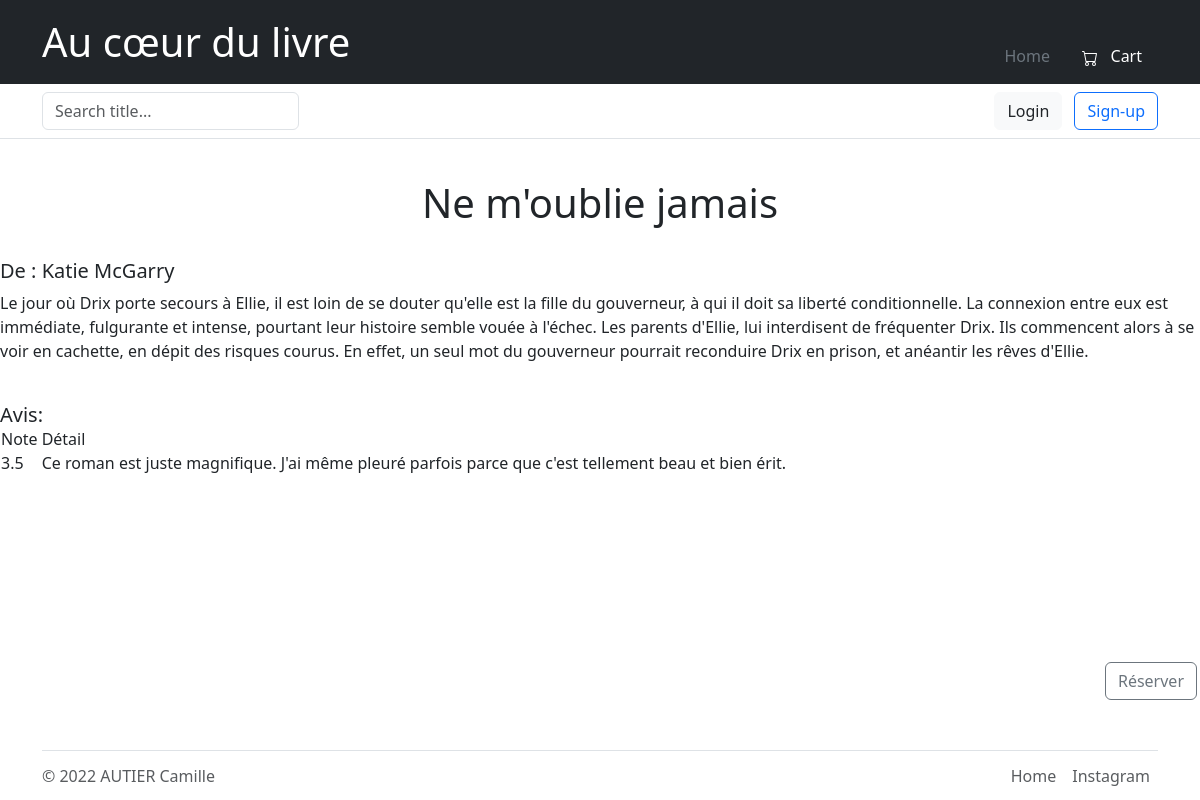
The page /detailLivre.php?id=59 on the database its author committed.
### tables this page shows
CREATE TABLE `livredb` (
  `id` int(11) NOT NULL,
  `titre` text NOT NULL,
  `Couv` text NOT NULL,
  `IdGenre` int(11) NOT NULL
);

CREATE TABLE `avisdb` (
  `IdUtil` int(11) NOT NULL,
  `IdLivre` int(11) NOT NULL,
  `Note` float NOT NULL,
  `Detail` text NOT NULL
);

### Modele.php (called while the page is built)
<?php
abstract class Modele {
	private $bdd;
    protected function executerRequete($sql, $params = null) {
		$getBdd = $this->getBdd();
        if ($params == null){
            $resultat = $getBdd->query($sql);
        } else {
            $resultat = $getBdd->prepare($sql);
            $resultat->execute($params);
        }
        return $resultat;
    }
    private function getBdd() {
		$dsn = "mysql:host=localhost;dbname=bibliotheque;charset=utf8";
		$login = "root";
		$mdp = "";
        if ($this->bdd == null){
            $this->bdd = new PDO($dsn,$login,$mdp,
                array(PDO::ATTR_ERRMODE => PDO::ERRMODE_EXCEPTION));
        }
        return $this->bdd;
    }
}

### Model/AvisDb.php (called while the page is built, shortened)
<?php
require_once 'Modele.php';
class AvisDb extends Modele {
    public function getAvisLivre ($idLivre) {
		$sql = "SELECT idUtil, Note, Detail FROM avisdb WHERE idLivre = ?";
		$resultat = $this->executerRequete($sql, array($idLivre));
		if ($resultat->rowCount() > 0)
			return $resultat->fetchAll();
    }
}

### Model/LivreDb.php (called while the page is built, shortened)
<?php
require_once 'Modele.php';
class LivreDb extends Modele {
    public function getLivreId ($id) {
		$sql = "SELECT titre, Couv, IdGenre FROM livredb WHERE id = ?";
		$resultat = $this->executerRequete($sql, array($id));
		if ($resultat->rowCount() > 0)
			return $resultat->fetch();
		else
			throw new Exception("Pas de résultat");
    }
	public function livreAuteurs($id) {
		$sql = 'SELECT Nom  FROM auteurdb INNER JOIN ecritdb ON auteurdb.id = ecritdb.IdAuteur WHERE ecritdb.idLivre = ?';
		$resultat = $this->executerRequete($sql, array($id));
		if ($resultat->rowCount() > 0)
			return $resultat->fetchAll();
	}
}

### detailLivre.php (the view, shortened to what this page needs)
<body>
    <header class="site-header">
        <?php
        require "Model/LivreDb.php";
        require "Model/AvisDb.php";
        $idLivre = $_REQUEST['id']
        ?>
    </header>
    <?php
        $classLivres = new LivreDb();
        $classAvis = new AvisDb();
        $livre = $classLivres->getLivreId($idLivre);
        $auteurs = $classLivres->LivreAuteurs($idLivre);
        $nomAuteur="";
        if ($auteurs != null) {
          $nbAuteur = count ($auteurs);
          $ct = 1;
          foreach ($auteurs as $auteur) {
                if ($ct < $nbAuteur) {
                $nomAuteur .= $auteur['Nom']." / ";
                $ct++;
                }
                else {
                $nomAuteur .= $auteur['Nom'];
                }
            }
        }
        $titre = $livre['titre'];
        $couv = $livre ['Couv'];
        $avis = $classAvis->getAvisLivre($idLivre);
        $affAvis = "";
        if ($avis != null) {
            $affAvis = "<table><tr><td>Note</td><td> </td><td>Détail</td></tr>";
            foreach ($avis as $avi){
                $affAvis .= "<tr><td>".$avi["Note"]."</td><td> </td><td>".$avi["Detail"]."</td></tr>";
            }
            $affAvis .= "</table>";
        }
    ?>
    <main class="site-content">
        <h1 class="title">
            <?php echo $titre; ?>
        </h1>
        <br>
        <h5>De : <?php echo $nomAuteur ?></h5>
        <p><?php echo $couv; ?></p>
        <br>
        <h5>Avis:
            <?php echo $affAvis;
            ?>
        </h5>
        <button type="button" class="btn btn-outline-secondary btn-reserver">Réserver</button>
    </main>
    <footer class="site-footer">
    </footer>
</body>

### style.css (style rules this page uses)
.title { text-align: center; }
.btn-reserver { position: absolute !important; right: 3px !important; bottom: 100px !important; }
.bas-page { position: sticky !important; bottom: 0 !important; width: 100% !important; margin-bottom: 0% !important; height: 50px; padding: 0% !important; }
body { margin: 0 !important; display: flex !important; flex-direction: column !important; min-height: 100vh !important; }
.site-content { flex: 1; }

### rows shown on the page
livredb: titre "Ne m'oublie jamais", Couv "Le jour où Drix porte secours à Ellie, il est loin de se douter qu'elle est la fille du gouverneur, à qui il doit sa liberté conditionnelle. La connexion entre eux est immédiate, fulgurante et intense, pourtant leur histoire semble vouée à l'échec. Les parents d'Ellie, lui interdisent de fréquenter Drix. Ils commencent alors à se voir en cachette, en dépit des risques courus. En effet, un seul mot du gouverneur pourrait reconduire Drix en prison, et anéantir les rêves d'Ellie."
avisdb: Note "3.5", Detail "Ce roman est juste magnifique. J'ai même pleuré parfois parce que c'est tellement beau et bien érit."

### other values the page prints
$nomAuteur "Katie McGarry"
